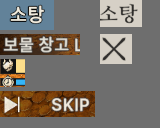
#> input picture release_source/v0.7.69/patch/assets/native_213124_controls.png, 160 x 128 px
$ python -i vision.py   (imports and definitions only)
#> lines starting #> are read from the running program, lines starting #| are printed output that depends on the picture
"""Pure image recognition. No desktop access or input events in this module."""
from dataclasses import dataclass, field
from pathlib import Path
import json
import cv2
import numpy as np
from photometric import ButtonProfiles

ROOMS = ("farm", "wood", "mine")
LABELS = {"farm": "농장", "wood": "목공소", "mine": "광산"}
MAIN_MARKERS = ("main_menu", "main_character", "main_pet")


# [10 lines left out: function state_label, not called in this run]


@dataclass(frozen=True)
class Match:
    name: str
    score: float
    mae: float
    center: tuple


@dataclass
class Screen:
    state: str
    matches: dict
    diagnostics: dict = field(default_factory=dict)


# [42 lines left out: functions relative_color_check, foreground_luma_check, not called in this run]


class Vision:
    def __init__(self, assets=None):
        assets = Path(assets or Path(__file__).parent / "assets")
        self.specs = json.loads((assets / "templates.json").read_text(encoding="utf-8"))
        from daily_vision import DailyVision
        self.daily = DailyVision(assets)
        from autumn_vision import AutumnVision
        self.autumn = AutumnVision(assets)
        from top_bar import TopBarVision
        self.top_bar=TopBarVision(assets,self.daily)
        self.templates = {}
        self.exit_variants = {}
        self.foreground_masks = {}
        self.button_profiles = ButtonProfiles(assets)
        for name in self.specs:
            im = cv2.imdecode(np.fromfile(assets / (name + ".png"), np.uint8), cv2.IMREAD_COLOR)
            if im is None:
                raise ValueError("인식 이미지가 없습니다: " + name)
            gray = cv2.GaussianBlur(cv2.cvtColor(im, cv2.COLOR_BGR2GRAY), (3, 3), .7)
            self.templates[name] = (im, gray)
            if name.startswith('exit_'):
                # Desktop references are slightly larger and shifted compared
                # with native ADB. Keep shape thresholds; vary only geometry.
                variants=[]
                for scale in (.96,.98,1.,1.02):
                    color=cv2.resize(im,None,fx=scale,fy=scale,interpolation=cv2.INTER_AREA)
                    shape=cv2.GaussianBlur(cv2.cvtColor(color,cv2.COLOR_BGR2GRAY),(3,3),.7)
                    variants.append((color,shape))
                self.exit_variants[name]=variants
            if self.specs[name].get("foreground_color", False):
                hsv = cv2.cvtColor(im, cv2.COLOR_BGR2HSV)
                self.foreground_masks[name] = ((hsv[:,:,2] >= 160) & (hsv[:,:,0] >= 10)
                    & (hsv[:,:,0] <= 40) & (hsv[:,:,1] >= 15) & (hsv[:,:,1] <= 180))
        # The supply circle includes live scenery and a changing notice badge.
        # Its fixed chest glyph supplies the same third page marker without
        # relaxing mission/ranking checks or any reward-button threshold.
        glyph=self.templates['x_boss_supply'][0][20:52,15:49].copy()
        self.templates['x_boss_supply_glyph']=(glyph,
            cv2.GaussianBlur(cv2.cvtColor(glyph,cv2.COLOR_BGR2GRAY),(3,3),.7))
        self.specs['x_boss_supply_glyph']={'box':[295,460,329,492],
            'threshold':.95,'max_mae':24,'alias':'x_boss_supply'}
        from navigation_vision import NavigationVision
        self.navigation=NavigationVision(self.templates,self.specs)

    # [121 lines left out: function recognize, not called in this run]

>>> import cv2
>>> picture = cv2.imread('assets/native_213124_controls.png', cv2.IMREAD_GRAYSCALE)
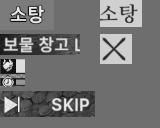
#> picture: shape (128, 160); min 0, max 248, mean 116
#> (the run stopped early here; a loop or call above may not have finished)
